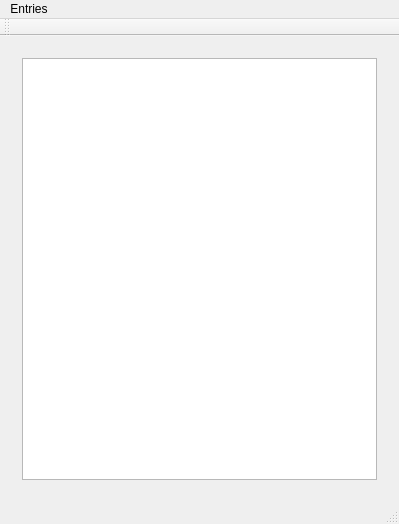
<?xml version="1.0" encoding="UTF-8"?>
<ui version="4.0">
 <class>MainWindow</class>
 <widget class="QMainWindow" name="MainWindow">
  <property name="geometry">
   <rect>
    <x>0</x>
    <y>0</y>
    <width>399</width>
    <height>524</height>
   </rect>
  </property>
  <property name="windowTitle">
   <string>MainWindow</string>
  </property>
  <widget class="QWidget" name="centralWidget">
   <layout class="QGridLayout" name="gridLayout">
    <item row="0" column="0">
     <widget class="QStackedWidget" name="stackedWidget">
      <property name="currentIndex">
       <number>0</number>
      </property>
      <widget class="QWidget" name="listPage">
       <layout class="QGridLayout" name="gridLayout_2">
        <item row="0" column="0">
         <widget class="QListWidget" name="listWidget"/>
        </item>
       </layout>
      </widget>
      <widget class="QWidget" name="detailPage">
       <layout class="QGridLayout" name="gridLayout_3">
        <item row="14" column="1" colspan="4">
         <widget class="QDateEdit" name="dateEdit">
          <property name="dateTime">
           <datetime>
            <hour>0</hour>
            <minute>0</minute>
            <second>0</second>
            <year>2019</year>
            <month>1</month>
            <day>1</day>
           </datetime>
          </property>
          <property name="calendarPopup">
           <bool>true</bool>
          </property>
         </widget>
        </item>
        <item row="3" column="2">
         <widget class="QCheckBox" name="ceEdit">
          <property name="text">
           <string>CE</string>
          </property>
         </widget>
        </item>
        <item row="3" column="4">
         <widget class="QCheckBox" name="eoEdit">
          <property name="text">
           <string>EO</string>
          </property>
         </widget>
        </item>
        <item row="0" column="0">
         <widget class="QLabel" name="label">
          <property name="text">
           <string>Name:</string>
          </property>
         </widget>
        </item>
        <item row="1" column="0">
         <widget class="QLabel" name="label_2">
          <property name="text">
           <string>E-mail:</string>
          </property>
         </widget>
        </item>
        <item row="1" column="1" colspan="4">
         <widget class="QLineEdit" name="emailEdit"/>
        </item>
        <item row="15" column="1" colspan="4">
         <widget class="QLineEdit" name="phoneEdit"/>
        </item>
        <item row="2" column="1" colspan="4">
         <widget class="QComboBox" name="examEdit">
          <item>
           <property name="text">
            <string>TEF</string>
           </property>
          </item>
          <item>
           <property name="text">
            <string>TEFaQ</string>
           </property>
          </item>
          <item>
           <property name="text">
            <string>TEFCA</string>
           </property>
          </item>
         </widget>
        </item>
        <item row="14" column="0">
         <widget class="QLabel" name="label_4">
          <property name="text">
           <string>Exam Date :</string>
          </property>
         </widget>
        </item>
        <item row="16" column="0">
         <widget class="QLabel" name="label_6">
          <property name="text">
           <string>Status :</string>
          </property>
         </widget>
        </item>
        <item row="16" column="1" colspan="4">
         <widget class="QComboBox" name="statusEdit">
          <property name="editable">
           <bool>false</bool>
          </property>
          <property name="currentIndex">
           <number>0</number>
          </property>
          <item>
           <property name="text">
            <string>Waiting Documents</string>
           </property>
          </item>
          <item>
           <property name="text">
            <string>Waiting Payment</string>
           </property>
          </item>
          <item>
           <property name="text">
            <string>Waiting Confirmation</string>
           </property>
          </item>
          <item>
           <property name="text">
            <string>Confirmed</string>
           </property>
          </item>
          <item>
           <property name="text">
            <string>Completed</string>
           </property>
          </item>
         </widget>
        </item>
        <item row="15" column="0">
         <widget class="QLabel" name="label_5">
          <property name="text">
           <string>Phone :</string>
          </property>
         </widget>
        </item>
        <item row="2" column="0">
         <widget class="QLabel" name="label_3">
          <property name="text">
           <string>Exam:</string>
          </property>
         </widget>
        </item>
        <item row="17" column="0" colspan="9">
         <widget class="QDialogButtonBox" name="buttonBox">
          <property name="standardButtons">
           <set>QDialogButtonBox::Discard|QDialogButtonBox::Reset|QDialogButtonBox::Save</set>
          </property>
         </widget>
        </item>
        <item row="3" column="1">
         <widget class="QCheckBox" name="eeEdit">
          <property name="text">
           <string>EE</string>
          </property>
         </widget>
        </item>
        <item row="0" column="1" colspan="4">
         <widget class="QLineEdit" name="nameEdit"/>
        </item>
        <item row="3" column="3">
         <widget class="QCheckBox" name="coEdit">
          <property name="text">
           <string>CO</string>
          </property>
         </widget>
        </item>
        <item row="3" column="5">
         <widget class="QCheckBox" name="qcmEdit">
          <property name="text">
           <string>QCM</string>
          </property>
         </widget>
        </item>
       </layout>
      </widget>
     </widget>
    </item>
   </layout>
  </widget>
  <widget class="QMenuBar" name="menuBar">
   <property name="geometry">
    <rect>
     <x>0</x>
     <y>0</y>
     <width>399</width>
     <height>21</height>
    </rect>
   </property>
   <widget class="QMenu" name="menuEntries">
    <property name="title">
     <string>Entries</string>
    </property>
    <addaction name="actionAdd"/>
    <addaction name="actionEdit"/>
    <addaction name="actionRemove"/>
   </widget>
   <addaction name="menuEntries"/>
  </widget>
  <widget class="QToolBar" name="mainToolBar">
   <attribute name="toolBarArea">
    <enum>TopToolBarArea</enum>
   </attribute>
   <attribute name="toolBarBreak">
    <bool>false</bool>
   </attribute>
  </widget>
  <widget class="QStatusBar" name="statusBar"/>
  <action name="actionAdd">
   <property name="text">
    <string>Add</string>
   </property>
  </action>
  <action name="actionEdit">
   <property name="text">
    <string>Edit</string>
   </property>
  </action>
  <action name="actionRemove">
   <property name="text">
    <string>Remove</string>
   </property>
  </action>
 </widget>
 <layoutdefault spacing="6" margin="11"/>
 <resources/>
 <connections/>
</ui>
